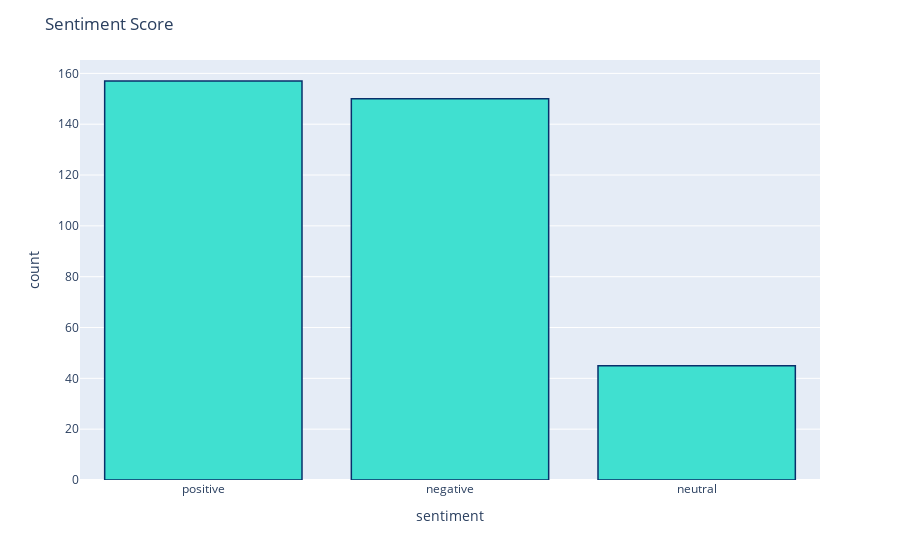

The notebook cell saved with this chart:
### Code cell
fig = px.histogram(wsb, x = "sentiment")
fig.update_traces(marker_color="turquoise",marker_line_color='rgb(8,48,107)',
                  marker_line_width=1.5)
fig.update_layout(title_text='Sentiment Score')
fig.show()

### Figure 1 — Plotly figure (JSON) as saved in the notebook; plotly's stock layout.template omitted (floating-point values rounded to 4 significant figures; data arrays with more than 128 entries replaced by an {"elided": "..."} marker saying what was removed)
{"data": [{"alignmentgroup": "True", "bingroup": "x", "hovertemplate": "sentiment=%{x}<br>count=%{y}<extra></extra>", "legendgroup": "", "marker": {"color": "turquoise", "line": {"color": "rgb(8,48,107)", "width": 1.5}, "pattern": {"shape": ""}}, "name": "", "offsetgroup": "", "orientation": "v", "showlegend": false, "type": "histogram", "x": {"elided": "352 str values"}, "xaxis": "x", "yaxis": "y"}], "layout": {"barmode": "relative", "legend": {"tracegroupgap": 0}, "margin": {"t": 60}, "title": {"text": "Sentiment Score"}, "xaxis": {"anchor": "y", "domain": [0, 1], "title": {"text": "sentiment"}}, "yaxis": {"anchor": "x", "domain": [0, 1], "title": {"text": "count"}}}}
